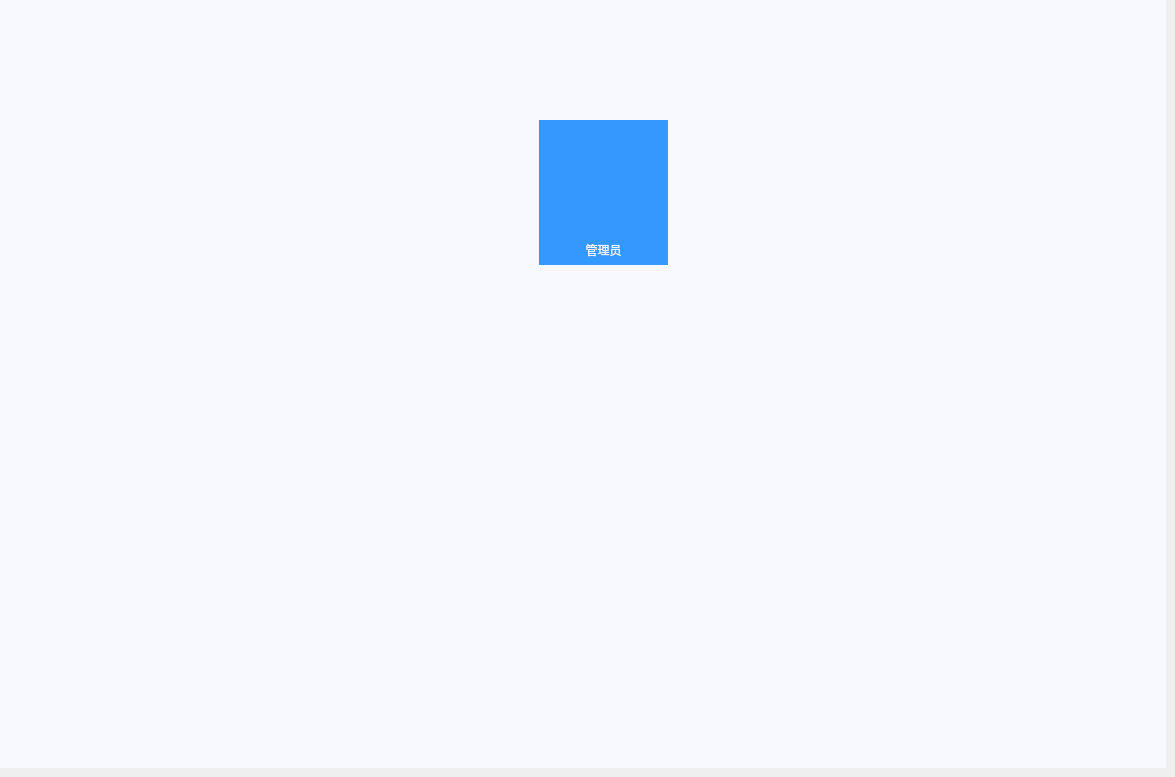
      <widget class="QWidget" name="page_70">
       <widget class="QWidget" name="widget_10" native="true">
        <property name="geometry">
         <rect>
          <x>0</x>
          <y>0</y>
          <width>1166</width>
          <height>768</height>
         </rect>
        </property>
        <property name="styleSheet">
         <string notr="true">background-color: rgb(248, 248, 255);</string>
        </property>
        <widget class="QPushButton" name="pushButton_97">
         <property name="geometry">
          <rect>
           <x>674</x>
           <y>120</y>
           <width>129</width>
           <height>145</height>
          </rect>
         </property>
         <property name="focusPolicy">
          <enum>Qt::NoFocus</enum>
         </property>
         <property name="styleSheet">
          <string notr="true">border-image: url(:/re/100.png);
background : transparent;</string>
         </property>
         <property name="text">
          <string/>
         </property>
         <property name="flat">
          <bool>true</bool>
         </property>
        </widget>
        <widget class="QPushButton" name="pushButton_98">
         <property name="geometry">
          <rect>
           <x>539</x>
           <y>120</y>
           <width>129</width>
           <height>145</height>
          </rect>
         </property>
         <property name="focusPolicy">
          <enum>Qt::NoFocus</enum>
         </property>
         <property name="styleSheet">
          <string notr="true">border-style: solid;
background-color: rgb(51,153,255);</string>
         </property>
         <property name="text">
          <string/>
         </property>
         <property name="flat">
          <bool>true</bool>
         </property>
        </widget>
        <widget class="QPushButton" name="pushButton_error">
         <property name="enabled">
          <bool>false</bool>
         </property>
         <property name="geometry">
          <rect>
           <x>541</x>
           <y>399</y>
           <width>127</width>
           <height>24</height>
          </rect>
         </property>
         <property name="focusPolicy">
          <enum>Qt::NoFocus</enum>
         </property>
         <property name="text">
          <string/>
         </property>
         <property name="flat">
          <bool>true</bool>
         </property>
        </widget>
        <widget class="QPushButton" name="pushButton_password">
         <property name="enabled">
          <bool>false</bool>
         </property>
         <property name="geometry">
          <rect>
           <x>551</x>
           <y>352</y>
           <width>109</width>
           <height>19</height>
          </rect>
         </property>
         <property name="focusPolicy">
          <enum>Qt::NoFocus</enum>
         </property>
         <property name="text">
          <string/>
         </property>
         <property name="flat">
          <bool>true</bool>
         </property>
        </widget>
        <widget class="QPushButton" name="pushButton_99">
         <property name="enabled">
          <bool>false</bool>
         </property>
         <property name="geometry">
          <rect>
           <x>470</x>
           <y>448</y>
           <width>268</width>
           <height>234</height>
          </rect>
         </property>
         <property name="styleSheet">
          <string notr="true">border-image: url(:/re/num.png);</string>
         </property>
         <property name="text">
          <string/>
         </property>
         <property name="flat">
          <bool>true</bool>
         </property>
        </widget>
        <widget class="QPushButton" name="pushButton_num3">
         <property name="geometry">
          <rect>
           <x>647</x>
           <y>466</y>
           <width>75</width>
           <height>46</height>
          </rect>
         </property>
         <property name="focusPolicy">
          <enum>Qt::NoFocus</enum>
         </property>
         <property name="styleSheet">
          <string notr="true">background : transparent;</string>
         </property>
         <property name="text">
          <string/>
         </property>
         <property name="flat">
          <bool>true</bool>
         </property>
        </widget>
        <widget class="QPushButton" name="pushButton_num1">
         <property name="enabled">
          <bool>true</bool>
         </property>
         <property name="geometry">
          <rect>
           <x>487</x>
           <y>466</y>
           <width>75</width>
           <height>46</height>
          </rect>
         </property>
         <property name="focusPolicy">
          <enum>Qt::NoFocus</enum>
         </property>
         <property name="styleSheet">
          <string notr="true">background : transparent;</string>
         </property>
         <property name="text">
          <string/>
         </property>
         <property name="flat">
          <bool>true</bool>
         </property>
        </widget>
        <widget class="QPushButton" name="pushButton_num2">
         <property name="geometry">
          <rect>
           <x>567</x>
           <y>466</y>
           <width>75</width>
           <height>46</height>
          </rect>
         </property>
         <property name="focusPolicy">
          <enum>Qt::NoFocus</enum>
         </property>
         <property name="styleSheet">
          <string notr="true">background : transparent;</string>
         </property>
         <property name="text">
          <string/>
         </property>
         <property name="flat">
          <bool>true</bool>
         </property>
        </widget>
        <widget class="QPushButton" name="pushButton_num4">
         <property name="enabled">
          <bool>true</bool>
         </property>
         <property name="geometry">
          <rect>
           <x>487</x>
           <y>517</y>
           <width>75</width>
           <height>46</height>
          </rect>
         </property>
         <property name="focusPolicy">
          <enum>Qt::NoFocus</enum>
         </property>
         <property name="styleSheet">
          <string notr="true">background : transparent;</string>
         </property>
         <property name="text">
          <string/>
         </property>
         <property name="flat">
          <bool>true</bool>
         </property>
        </widget>
        <widget class="QPushButton" name="pushButton_num5">
         <property name="enabled">
          <bool>true</bool>
         </property>
         <property name="geometry">
          <rect>
           <x>567</x>
           <y>517</y>
           <width>75</width>
           <height>46</height>
          </rect>
         </property>
         <property name="focusPolicy">
          <enum>Qt::NoFocus</enum>
         </property>
         <property name="styleSheet">
          <string notr="true">background : transparent;</string>
         </property>
         <property name="text">
          <string/>
         </property>
         <property name="flat">
          <bool>true</bool>
         </property>
        </widget>
        <widget class="QPushButton" name="pushButton_num6">
         <property name="enabled">
          <bool>true</bool>
         </property>
         <property name="geometry">
          <rect>
           <x>647</x>
           <y>517</y>
           <width>75</width>
           <height>46</height>
          </rect>
         </property>
         <property name="focusPolicy">
          <enum>Qt::NoFocus</enum>
         </property>
         <property name="styleSheet">
          <string notr="true">background : transparent;</string>
         </property>
         <property name="text">
          <string/>
         </property>
         <property name="flat">
          <bool>true</bool>
         </property>
        </widget>
        <widget class="QPushButton" name="pushButton_num7">
         <property name="enabled">
          <bool>true</bool>
         </property>
         <property name="geometry">
          <rect>
           <x>487</x>
           <y>568</y>
           <width>75</width>
           <height>46</height>
          </rect>
         </property>
         <property name="focusPolicy">
          <enum>Qt::NoFocus</enum>
         </property>
         <property name="styleSheet">
          <string notr="true">background : transparent;</string>
         </property>
         <property name="text">
          <string/>
         </property>
         <property name="flat">
          <bool>true</bool>
         </property>
        </widget>
        <widget class="QPushButton" name="pushButton_num8">
         <property name="enabled">
          <bool>true</bool>
         </property>
         <property name="geometry">
          <rect>
           <x>567</x>
           <y>568</y>
           <width>75</width>
           <height>46</height>
          </rect>
         </property>
         <property name="focusPolicy">
          <enum>Qt::NoFocus</enum>
         </property>
         <property name="styleSheet">
          <string notr="true">background : transparent;</string>
         </property>
         <property name="text">
          <string/>
         </property>
         <property name="flat">
          <bool>true</bool>
         </property>
        </widget>
        <widget class="QPushButton" name="pushButton_num9">
         <property name="enabled">
          <bool>true</bool>
         </property>
         <property name="geometry">
          <rect>
           <x>647</x>
           <y>568</y>
           <width>75</width>
           <height>46</height>
          </rect>
         </property>
         <property name="focusPolicy">
          <enum>Qt::NoFocus</enum>
         </property>
         <property name="styleSheet">
          <string notr="true">background : transparent;</string>
         </property>
         <property name="text">
          <string/>
         </property>
         <property name="flat">
          <bool>true</bool>
         </property>
        </widget>
        <widget class="QPushButton" name="pushButton_num0">
         <property name="enabled">
          <bool>true</bool>
         </property>
         <property name="geometry">
          <rect>
           <x>567</x>
           <y>619</y>
           <width>75</width>
           <height>46</height>
          </rect>
         </property>
         <property name="focusPolicy">
          <enum>Qt::NoFocus</enum>
         </property>
         <property name="styleSheet">
          <string notr="true">background : transparent;</string>
         </property>
         <property name="text">
          <string/>
         </property>
         <property name="flat">
          <bool>true</bool>
         </property>
        </widget>
        <widget class="QPushButton" name="pushButton_delete">
         <property name="enabled">
          <bool>true</bool>
         </property>
         <property name="geometry">
          <rect>
           <x>647</x>
           <y>619</y>
           <width>75</width>
           <height>46</height>
          </rect>
         </property>
         <property name="focusPolicy">
          <enum>Qt::NoFocus</enum>
         </property>
         <property name="styleSheet">
          <string notr="true">background : transparent;</string>
         </property>
         <property name="text">
          <string/>
         </property>
         <property name="flat">
          <bool>true</bool>
         </property>
        </widget>
        <widget class="QLabel" name="label_hint">
         <property name="enabled">
          <bool>false</bool>
         </property>
         <property name="geometry">
          <rect>
           <x>542</x>
           <y>300</y>
           <width>127</width>
           <height>24</height>
          </rect>
         </property>
         <property name="text">
          <string/>
         </property>
        </widget>
        <widget class="QLabel" name="label_140">
         <property name="geometry">
          <rect>
           <x>563</x>
           <y>139</y>
           <width>81</width>
           <height>91</height>
          </rect>
         </property>
         <property name="styleSheet">
          <string notr="true">background:transparent;
image: url(:/re/Administrator_white.png);</string>
         </property>
         <property name="text">
          <string/>
         </property>
        </widget>
        <widget class="QLabel" name="label_141">
         <property name="geometry">
          <rect>
           <x>578</x>
           <y>242</y>
           <width>51</width>
           <height>16</height>
          </rect>
         </property>
         <property name="styleSheet">
          <string notr="true">font: 10pt &quot;黑体&quot;;
color: rgb(248, 248, 255);
background:transparent;</string>
         </property>
         <property name="text">
          <string>管理员</string>
         </property>
         <property name="alignment">
          <set>Qt::AlignCenter</set>
         </property>
        </widget>
       </widget>
      </widget>
